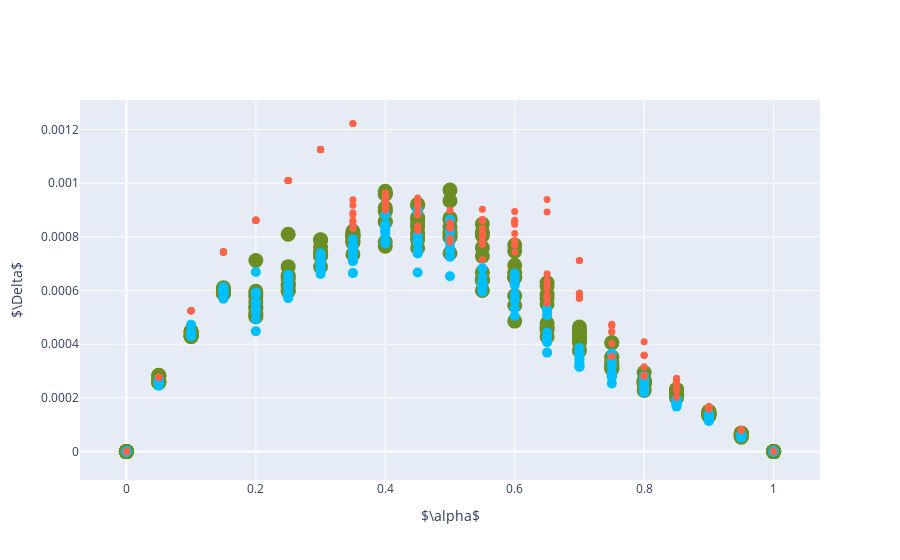

The code cell stored with this chart in its notebook:
### Markdown cell above
##### PLOT

### Code cell
plot_dots_2d(delta, '$\Delta$', 'data/plots/cora/cora_delta.pdf')

### Figure 1 — Plotly figure (JSON) as saved in the notebook; plotly's stock layout.template omitted (floating-point values rounded to 4 significant figures; data arrays with more than 128 entries replaced by an {"elided": "..."} marker saying what was removed)
{"data": [{"line": {"color": "olivedrab", "dash": "dash", "width": 2}, "marker": {"size": 15}, "mode": "markers", "name": "Early Fusion", "type": "scatter", "x": {"elided": "210 float values"}, "y": {"elided": "210 float values"}}, {"line": {"color": "deepskyblue", "dash": "dash", "width": 2}, "marker": {"size": 10}, "mode": "markers", "name": "Simultaneous Fusion", "type": "scatter", "x": {"elided": "210 float values"}, "y": {"elided": "210 float values"}}, {"line": {"color": "tomato", "dash": "dash", "width": 2}, "marker": {"size": 7}, "mode": "markers", "name": "Late Fusion", "type": "scatter", "x": {"elided": "210 float values"}, "y": {"elided": "210 float values"}}], "layout": {"showlegend": false, "xaxis": {"title": {"text": "$\\alpha$"}}, "yaxis": {"title": {"text": "$\\Delta$"}}}}
